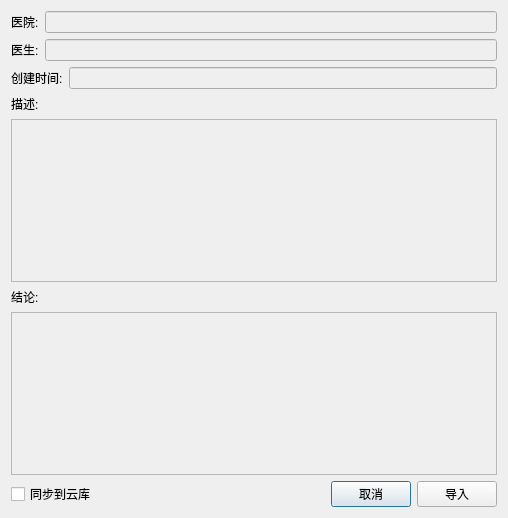
<?xml version="1.0" encoding="UTF-8"?>
<ui version="4.0">
 <class>ReportTemplateCloudView</class>
 <widget class="QDialog" name="ReportTemplateCloudView">
  <property name="geometry">
   <rect>
    <x>0</x>
    <y>0</y>
    <width>508</width>
    <height>518</height>
   </rect>
  </property>
  <property name="windowTitle">
   <string>模板查看器</string>
  </property>
  <layout class="QGridLayout" name="gridLayout">
   <item row="0" column="0">
    <layout class="QVBoxLayout" name="verticalLayout">
     <item>
      <layout class="QHBoxLayout" name="horizontalLayout">
       <item>
        <widget class="QLabel" name="hospital_label">
         <property name="text">
          <string>医院:</string>
         </property>
        </widget>
       </item>
       <item>
        <widget class="QLineEdit" name="hospital_edit">
         <property name="enabled">
          <bool>false</bool>
         </property>
        </widget>
       </item>
      </layout>
     </item>
     <item>
      <layout class="QHBoxLayout" name="horizontalLayout_2">
       <item>
        <widget class="QLabel" name="doctor_label">
         <property name="text">
          <string>医生:</string>
         </property>
        </widget>
       </item>
       <item>
        <widget class="QLineEdit" name="doctor_edit">
         <property name="enabled">
          <bool>false</bool>
         </property>
        </widget>
       </item>
      </layout>
     </item>
     <item>
      <layout class="QHBoxLayout" name="horizontalLayout_3">
       <item>
        <widget class="QLabel" name="createtime_label">
         <property name="text">
          <string>创建时间:</string>
         </property>
        </widget>
       </item>
       <item>
        <widget class="QLineEdit" name="createtime_edit">
         <property name="enabled">
          <bool>false</bool>
         </property>
        </widget>
       </item>
      </layout>
     </item>
     <item>
      <widget class="QLabel" name="description_label">
       <property name="text">
        <string>描述:</string>
       </property>
      </widget>
     </item>
     <item>
      <widget class="QTextEdit" name="description_edit">
       <property name="enabled">
        <bool>false</bool>
       </property>
      </widget>
     </item>
     <item>
      <widget class="QLabel" name="conclusion_label">
       <property name="text">
        <string>结论:</string>
       </property>
      </widget>
     </item>
     <item>
      <widget class="QTextEdit" name="conclusion_edit">
       <property name="enabled">
        <bool>false</bool>
       </property>
      </widget>
     </item>
     <item>
      <layout class="QHBoxLayout" name="horizontalLayout_4">
       <item>
        <widget class="QCheckBox" name="is_upload_to_cloud">
         <property name="text">
          <string>同步到云库</string>
         </property>
        </widget>
       </item>
       <item>
        <spacer name="horizontalSpacer">
         <property name="orientation">
          <enum>Qt::Horizontal</enum>
         </property>
         <property name="sizeHint" stdset="0">
          <size>
           <width>40</width>
           <height>20</height>
          </size>
         </property>
        </spacer>
       </item>
       <item>
        <widget class="QPushButton" name="cancel_button">
         <property name="text">
          <string>取消</string>
         </property>
        </widget>
       </item>
       <item>
        <widget class="QPushButton" name="ok_button">
         <property name="text">
          <string>导入</string>
         </property>
        </widget>
       </item>
      </layout>
     </item>
    </layout>
   </item>
  </layout>
 </widget>
 <resources/>
 <connections/>
</ui>
